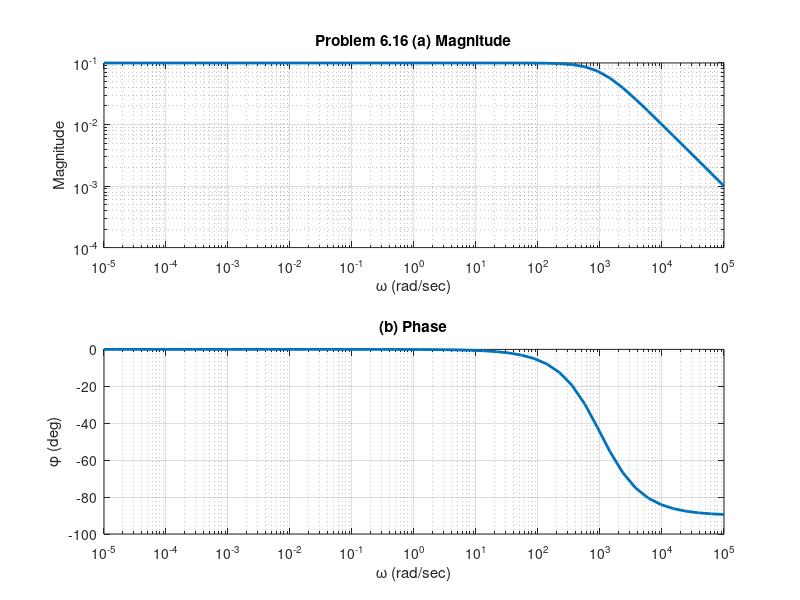

Recreate this plot in MATLAB.
clear all;
%close all;
clf
s = tf('s');
a = 1000
b = 100; 
sysD = b / (s + a);
w=logspace(-5,5);
[mag,ph]=bode(sysD,w);
subplot(2,1,1)
loglog(w,squeeze(mag),'LineWidth',2);
grid on;

title('Problem 6.16 (a) Magnitude');
xlabel('\omega (rad/sec)');
ylabel('Magnitude');
subplot(2,1,2)
semilogx(w,squeeze(ph),'LineWidth',2);
grid on;

title('(b) Phase');
ylabel('\phi (deg)');
xlabel('\omega (rad/sec)')